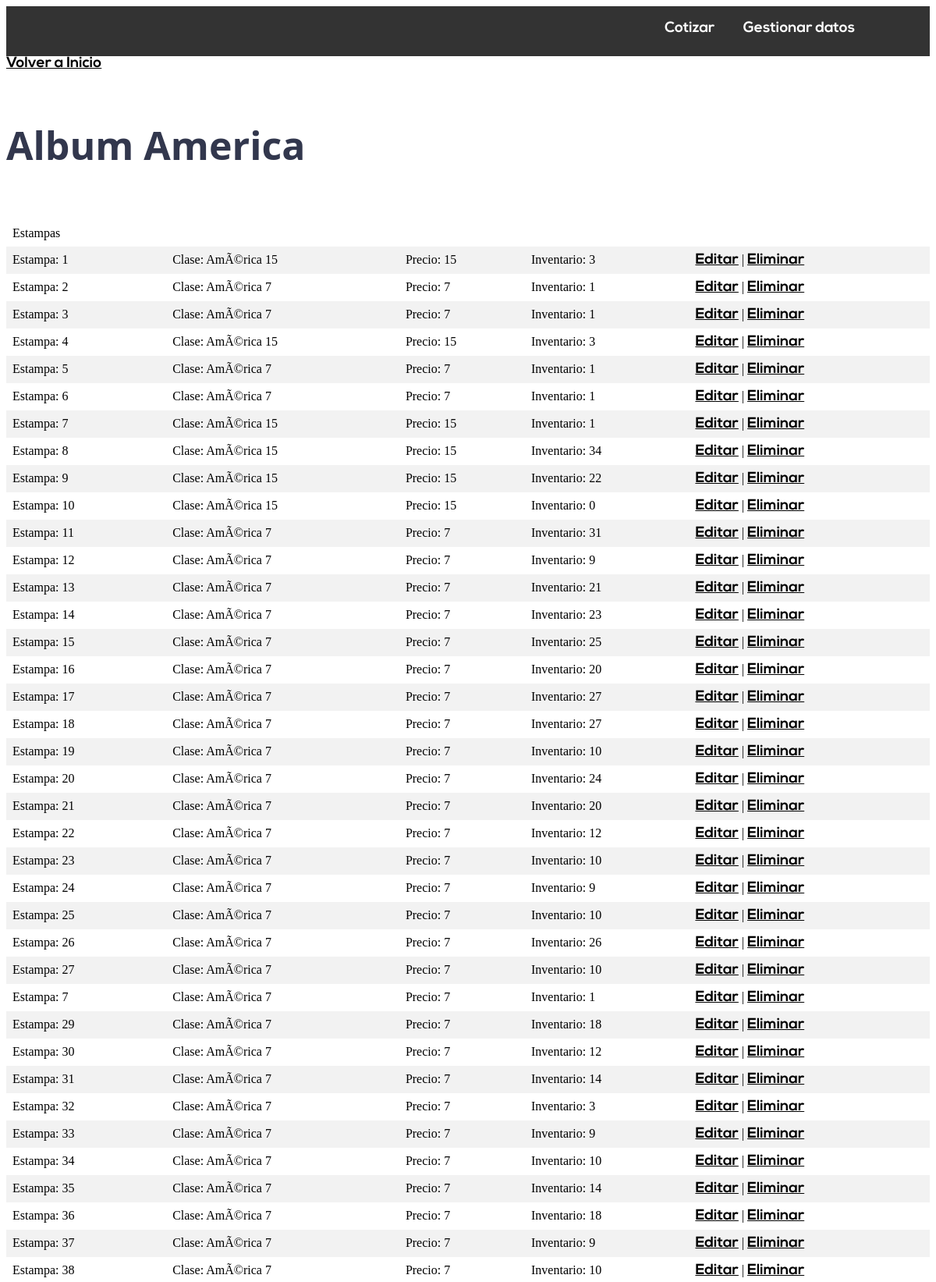
The page /edit.php?id=1 (upper part) on the database its author committed.
### tables this page shows
CREATE TABLE `album` (
  `id_album` int(11) NOT NULL,
  `nombre` varchar(45) NOT NULL
);

CREATE TABLE `estampa` (
  `id_estampa` int(11) NOT NULL,
  `id_clase` int(11) NOT NULL,
  `id_album` int(11) NOT NULL,
  `no` int(11) NOT NULL,
  `precio` float NOT NULL,
  `inventario` int(11) NOT NULL,
  `sold` int(11) NOT NULL DEFAULT '0'
);

CREATE TABLE `clase` (
  `id_clase` int(11) NOT NULL,
  `color` varchar(45) NOT NULL,
  `valor` int(11) NOT NULL
);

### edit.php (the view, shortened to what this page needs)
<?php
include_once("config.php");
$id_album = $_GET['id'];
$result 	= mysqli_query($mysqli, "SELECT * FROM album WHERE id_album=$id_album");
while($res 	= mysqli_fetch_array($result))
{
	$name 	= $res['nombre'];
}
?>
<html>
<head>
	<?php include 'header.php';?>
</head>
<body>
<a href="index2.php">Volver a Inicio</a>
<?php echo "<h2>Album  ".$name."</h2>"; ?>
	<table>
	<tr>
		<td>Estampas</td>
	</tr>
	<?php
	$result = mysqli_query($mysqli, "SELECT * FROM estampa WHERE id_album=$id_album");
	while($res = mysqli_fetch_array($result)) {
		echo "<tr>";
		echo "<td>Estampa: ".$res['no']."</td>";
		$id_clase = $res['id_clase'];
		$class = mysqli_query($mysqli, "SELECT * FROM clase WHERE id_clase=$id_clase");
		while($clase = mysqli_fetch_array($class)) {
			echo "<td>Clase: ".$clase['color']."</td>";
		}
		echo "<td>Precio: ".$res['precio']."</td>";
		echo "<td>Inventario: ".$res['inventario']."</td>";
		echo "<td><a href=\"edit-estampa.php?id=$res[id_estampa]\">Editar</a> | <a href=\"delete.php?id=$res[id_estampa]&aux=1\" onClick=\"return confirm('¿Seguro que desea eliminar?')\">Eliminar</a></td>";
	}
	?>
</table>
</body>
</html>

### less/main.css (style rules this page uses)
a { transition: all 0.3s ease-in-out !important; font-size: 19px; }
table { border-collapse: collapse; width: 100%; }
th, td { text-align: left; padding: 8px; }
tr:nth-child(even) { background-color: #f2f2f2; }
h1, h2 { font-family: 'Open Sans'; color: #32374d; font-size: 50px; padding-top: 20px; padding-bottom: 20px; }
input, select, a { font-family: 'Nexa'; font-weight: 600; color: black; }

### rows shown on the page
album: nombre "America"
estampa: no "1", precio "15", inventario "3"
clase: color "AmÃ©rica 15"
estampa: no "2", precio "7", inventario "1"
clase: color "AmÃ©rica 7"
estampa: no "3", precio "7", inventario "1"
estampa: no "4", precio "15", inventario "3"
estampa: no "5", precio "7", inventario "1"
estampa: no "6", precio "7", inventario "1"
estampa: no "7", precio "15", inventario "1"
estampa: no "8", precio "15", inventario "34"
estampa: no "9", precio "15", inventario "22"
estampa: no "10", precio "15", inventario "0"
estampa: no "11", precio "7", inventario "31"
estampa: no "12", precio "7", inventario "9"
estampa: no "13", precio "7", inventario "21"
estampa: no "14", precio "7", inventario "23"
estampa: no "15", precio "7", inventario "25"
estampa: no "16", precio "7", inventario "20"
estampa: no "17", precio "7", inventario "27"
estampa: no "18", precio "7", inventario "27"
estampa: no "19", precio "7", inventario "10"
estampa: no "20", precio "7", inventario "24"
estampa: no "21", precio "7", inventario "20"
estampa: no "22", precio "7", inventario "12"
estampa: no "23", precio "7", inventario "10"
estampa: no "24", precio "7", inventario "9"
estampa: no "25", precio "7", inventario "10"
estampa: no "26", precio "7", inventario "26"
estampa: no "27", precio "7", inventario "10"
estampa: no "7", precio "7", inventario "1"
estampa: no "29", precio "7", inventario "18"
estampa: no "30", precio "7", inventario "12"
estampa: no "31", precio "7", inventario "14"
estampa: no "32", precio "7", inventario "3"
estampa: no "33", precio "7", inventario "9"
estampa: no "34", precio "7", inventario "10"
estampa: no "35", precio "7", inventario "14"
estampa: no "36", precio "7", inventario "18"
estampa: no "37", precio "7", inventario "9"
estampa: no "38", precio "7", inventario "10"
